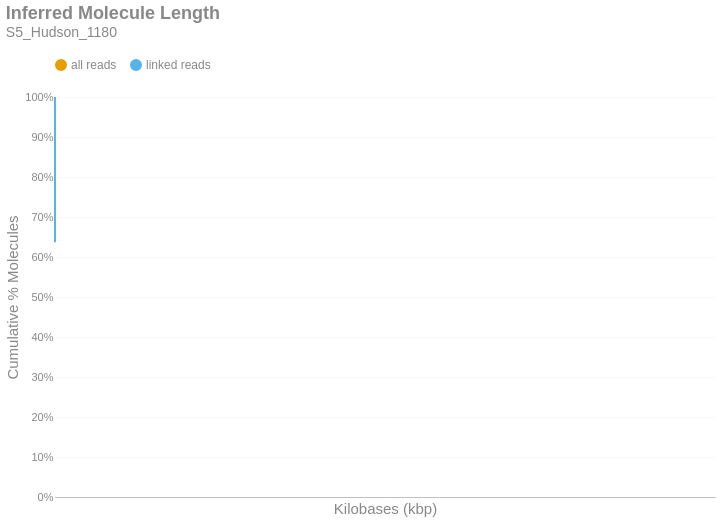

Write notebook code for a chart like this one.
### Markdown cell above
### Inferred Molecule Length
This is the cumulative frequency distribution of molecule lengths inferred from the first and last alignment positions along a contig for all alignments associated with a single linked-read barcode on a given contig.There are two distributions: one with `all` the alignments (yellow) and another with only `linked reads` (blue). The percent of molecules in the `linked reads` distribution is relative to the total number of linked molecules.

### Code cell
if SKIPLR:
    print_html(f"Skipped")
else:
    binned_df = consolidated_hist(valids['length_inferred']/1000, mask, 10, True)
    binned_df = binned_df.with_columns(
        pl.when(pl.col('bin').cast(pl.Utf8) == '0').then(pl.lit('1')).otherwise(pl.col('bin').cast(pl.Utf8)).alias('bin')
    )
    with SafeRender(binned_df):
        (
            density_plot(binned_df, 'Inferred Molecule Length', samplename, 'inferredlen')
            .transform_calculate(bin_kb='datum.bin / 1000')
            .encode(
                x=alt.X('bin_kb:Q', title="Kilobases (kbp)").scale(type='log', padding=0).axis(labelAngle=-40),
                y=alt.Y('value:Q', title='Cumulative % Molecules')
                    .axis(format='%')
                    .stack(False)
                    .scale(domainMin=0, domainMax=1,padding=0),
                color=alt.Color("key:N").scale(domain = ["all reads", "linked reads"]),
                tooltip = [
                    alt.Tooltip("key:N", title = "Data Type"),
                    alt.Tooltip("range_label:N", title="Kilobases"),
                    alt.Tooltip("value:Q", format = ".2%", title="% Molecules (Cum.)")
                ]
            )
        ).display()

### Figure 1 — Vega-Lite specification as saved in the notebook (floating-point values rounded to 4 significant figures; data arrays with more than 128 entries replaced by an {"elided": "..."} marker saying what was removed)
{"width": "container", "height": 400, "config": {"title": {"anchor": "start", "dy": -15, "fontSize": 18, "color": "#888888", "subtitleColor": "#888888", "subtitleFontSize": 14}, "arc": {"fill": "#0072B2"}, "axis": {"domainColor": "#888888", "domainWidth": 0.5, "gridWidth": 0.2, "grid": false, "titleFontWeight": 400, "titleFontSize": 15, "labelFontSize": 11, "labelColor": "#888888", "tickColor": "#888888", "tickWidth": 0.2, "titleColor": "#888888"}, "axisBand": {"grid": false}, "axisX": {"grid": true, "tickSize": 10, "domainCap": "round"}, "axisY": {"domain": false, "grid": true, "tickSize": 0, "domainCap": "round"}, "background": "transparent", "header": {"labelFontSize": 15, "labelColor": "#888888", "titleFontSize": 15, "titleFontWeight": 600, "titleColor": "#888888"}, "legend": {"labelFont": "sans-serif", "labelFontSize": 12, "labelColor": "#888888", "symbolSize": 100, "symbolType": "circle", "titleFontSize": 12, "titlePadding": 10, "titleColor": "#888888", "title": null, "orient": "top"}, "range": {"category": ["#E69F00", "#56B4E9", "#009E73", "#F0E442", "#0072B2", "#D55E00", "#CC79A7", "#000000"], "diverging": ["#cfe8f3", "#a2d4ec", "#73bfe2", "#46abdb", "#1696d2", "#12719e"]}, "area": {"fill": "#0072B2", "fillOpacity": 0.7, "line": true, "strokeOpacity": 0.7}, "line": {"color": "#0072B2", "stroke": "#0072B2", "strokeWidth": 2}, "trail": {"color": "#0072B2", "stroke": "#0072B2", "strokeWidth": 0, "size": 1}, "point": {"filled": true, "fillOpacity": 1.0, "size": 95}, "text": {"color": "#888888", "fontSize": 11, "align": "right", "fontWeight": 400, "size": 11}, "bar": {"fill": "#0072B2", "stroke": null}, "view": {"stroke": null, "continuousWidth": 660, "continuousHeight": 400}}, "data": {"name": "data-e7f916b54faf827bc8350cb964a62ee5"}, "mark": {"type": "line", "interpolate": "monotone", "point": {"opacity": 0, "size": 275}}, "encoding": {"color": {"field": "key", "scale": {"domain": ["all reads", "linked reads"]}, "type": "nominal"}, "tooltip": [{"field": "key", "title": "Data Type", "type": "nominal"}, {"field": "range_label", "title": "Kilobases", "type": "nominal"}, {"field": "value", "format": ".2%", "title": "% Molecules (Cum.)", "type": "quantitative"}], "x": {"axis": {"labelAngle": -40}, "field": "bin_kb", "scale": {"type": "log", "padding": 0}, "title": "Kilobases (kbp)", "type": "quantitative"}, "y": {"axis": {"format": "%"}, "field": "value", "scale": {"domainMin": 0, "domainMax": 1, "padding": 0}, "stack": false, "title": "Cumulative % Molecules", "type": "quantitative"}}, "params": [{"name": "param_c36ac31b6afebe62", "select": {"type": "point", "fields": ["key"]}, "bind": "legend"}], "title": {"text": "Inferred Molecule Length", "subtitle": "S5_Hudson_1180"}, "transform": [{"fold": ["all reads (cumsum)", "linked reads (cumsum)"]}, {"calculate": "replace(datum.key, ' (cumsum)', '')", "as": "key"}, {"filter": {"param": "param_c36ac31b6afebe62"}}, {"calculate": "datum.bin / 1000", "as": "bin_kb"}], "usermeta": {"embedOptions": {"downloadFileName": "S5_Hudson_1180.inferredlen"}}, "$schema": "https://vega.github.io/schema/vega-lite/v6.1.0.json", "datasets": {"data-e7f916b54faf827bc8350cb964a62ee5": {"elided": "784 records"}}}
